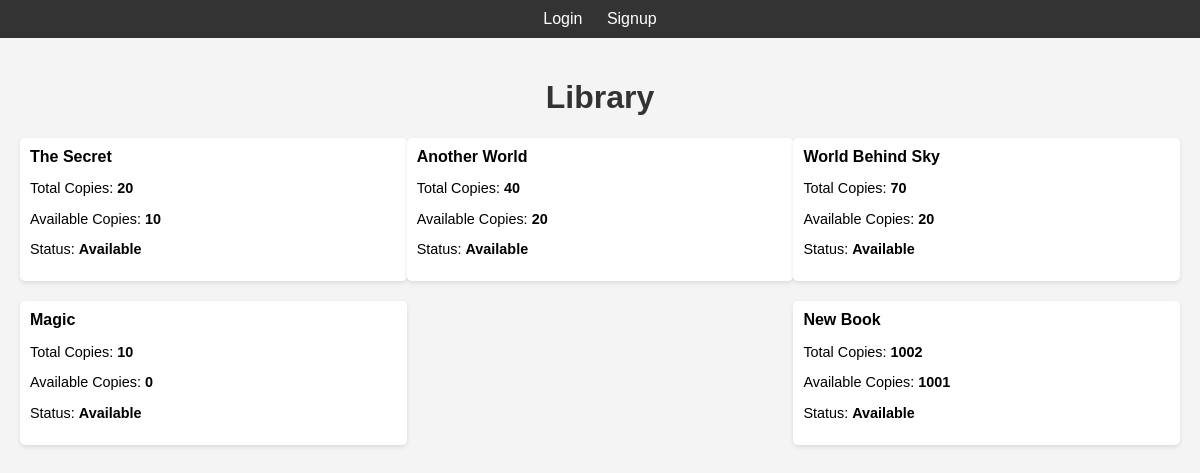
The page / on the database its author committed.
### library/models.py (models this page shows, shortened)
class Book(models.Model):
    name = models.CharField(max_length=100)
    total = models.PositiveIntegerField(default=1)
    available = models.PositiveIntegerField(default=1)
    lastest_return_date = models.DateField(null=True, blank=True)

### library/views.py (the view, shortened to what this page needs)
# urls.py: path('', views.index, name='index'),
def index(request):
    books = Book.objects.all()
    is_librarian = False
    is_student = False
    user_id = 0
    return render(request, 'index.html', {'books': books, 'is_librarian': is_librarian, 'is_student': is_student, 'userid': user_id})

### library/templates/index.html (shortened to what this page needs)
<!DOCTYPE html>
<html lang="en">
<head>
</head>
<body>
    <div class="navbar">
        {% if is_librarian %}
            <a href="/add_book">Add Book</a>
            <a href="/queries">Queries</a>
            <a href="/all_history">History</a>
            <p><form class="log_out" action="{% url 'logout' %}" method="post">
                {% csrf_token %}
                <button type="submit">Log Out</button>
            </form></p>
        {% else %}
            <a href="/login">Login</a>
            <a href="/signup">Signup</a>
        {% endif %}
    </div>
    <div class="container">
        <h1>Library</h1>
        <div class="books-container">
            {% for book in books %}
            <div class="book">
                <div class="book-name">{{ book.name }}</div>
                <div class="book-details">
                    <p>Total Copies: <b>{{ book.total }}</b></p>
                    <p>Available Copies: <b>{{ book.available }}</b></p>
                    <p>Status: {% if book.lastest_return_date %}<b>
                        {{ book.lastest_return_date }}</b>
                        {% else %}
                        <b>Available</b>
                        {% endif %}
                    </p>
                </div>
            </div>
            {% endfor %}
        </div>
    </div>
</body>
</html>

### library/templates/index.html (style rules this page uses)
body { font-family: Arial, sans-serif; margin: 0; padding: 0; background-color: #f4f4f4; }
.navbar { background-color: #333; color: #fff; padding: 10px 0; text-align: center; }
.navbar a { color: #fff; text-decoration: none; margin: 0 10px; }
.container { max-width: 1200px; margin: 0 auto; padding: 20px; }
h1 { text-align: center; color: #333; }
.books-container { display: flex; flex-wrap: wrap; justify-content: space-between; }
.book { width: calc(33.33% - 20px); background-color: #fff; padding: 10px; margin-bottom: 20px; border-radius: 5px; box-shadow: 0 2px 4px rgba(0, 0, 0, 0.1); }
.book-name { font-weight: bold; }
.book-details { margin-top: 5px; font-size: 0.9em; }

### rows shown on the page
Book: name "The Secret", total "20", available "10", shows "Available"
Book: name "Another World", total "40", available "20", shows "Available"
Book: name "World Behind Sky", total "70", available "20", shows "Available"
Book: name "Magic", total "10", available "0", shows "Available"
Book: name "New Book", total "1002", available "1001", shows "Available"
